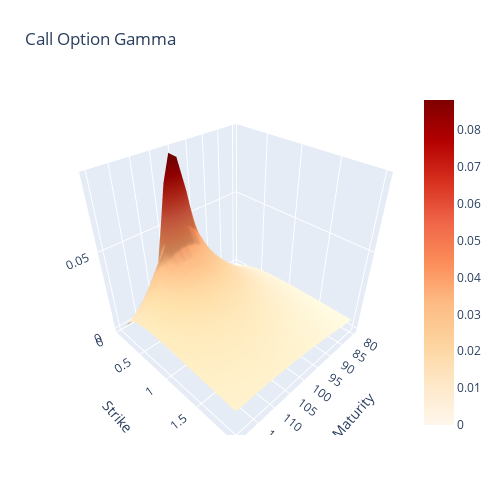

Source (notebook cell):
### Code cell
fig = go.Figure(data=[go.Surface(z=G, x=T, y=K, colorscale="OrRd")])
fig.update_layout(title='Call Option Gamma', autosize=False,
                  width=500, height=500,
                  margin=dict(l=65, r=50, b=65, t=90),
                  scene=dict(xaxis_title='Maturity',
                             yaxis_title='Strike',
                             zaxis_title='Option Gamma'))
fig.show()

### Figure 1 — Plotly figure (JSON) as saved in the notebook; plotly's stock layout.template omitted (floating-point values rounded to 4 significant figures; data arrays with more than 128 entries replaced by an {"elided": "..."} marker saying what was removed)
{"data": [{"colorscale": [[0, "rgb(255,247,236)"], [0.125, "rgb(254,232,200)"], [0.25, "rgb(253,212,158)"], [0.375, "rgb(253,187,132)"], [0.5, "rgb(252,141,89)"], [0.625, "rgb(239,101,72)"], [0.75, "rgb(215,48,31)"], [0.875, "rgb(179,0,0)"], [1, "rgb(127,0,0)"]], "type": "surface", "x": {"elided": "20x20 float values"}, "y": {"elided": "20x20 float values"}, "z": {"elided": "20x20 float values"}}], "layout": {"autosize": false, "height": 500, "margin": {"b": 65, "l": 65, "r": 50, "t": 90}, "scene": {"xaxis": {"title": {"text": "Maturity"}}, "yaxis": {"title": {"text": "Strike"}}, "zaxis": {"title": {"text": "Option Gamma"}}}, "title": {"text": "Call Option Gamma"}, "width": 500}}
